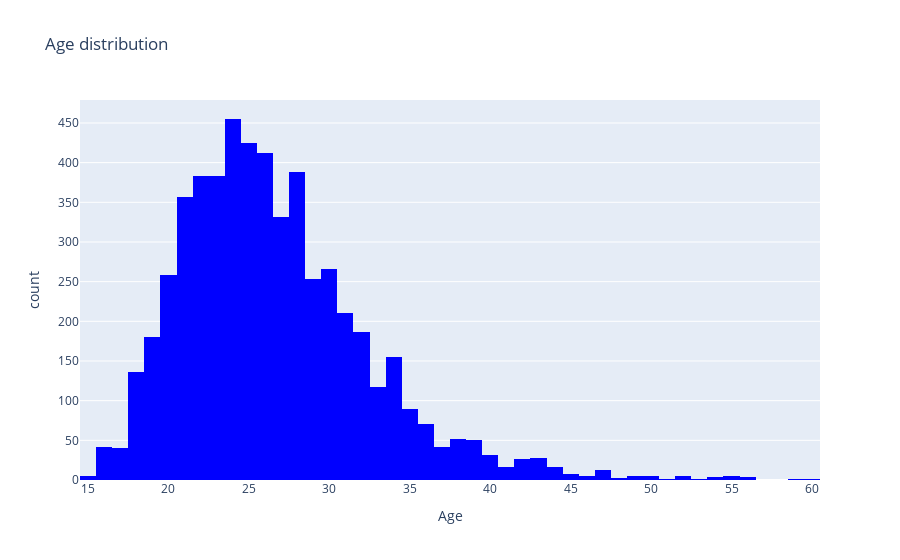

The notebook cell saved with this chart:
### Code cell
# Histogram över ålder

fig = px.histogram(finland, x="Age", color_discrete_sequence = ['blue'], title="Age distribution")
fig.show()

### Figure 1 — Plotly figure (JSON) as saved in the notebook; plotly's stock layout.template omitted (floating-point values rounded to 4 significant figures; data arrays with more than 128 entries replaced by an {"elided": "..."} marker saying what was removed)
{"data": [{"alignmentgroup": "True", "bingroup": "x", "hovertemplate": "Age=%{x}<br>count=%{y}<extra></extra>", "legendgroup": "", "marker": {"color": "blue", "pattern": {"shape": ""}}, "name": "", "offsetgroup": "", "orientation": "v", "showlegend": false, "type": "histogram", "x": {"elided": "5467 int values"}, "xaxis": "x", "yaxis": "y"}], "layout": {"barmode": "relative", "legend": {"tracegroupgap": 0}, "title": {"text": "Age distribution"}, "xaxis": {"anchor": "y", "domain": [0, 1], "title": {"text": "Age"}}, "yaxis": {"anchor": "x", "domain": [0, 1], "title": {"text": "count"}}}}
